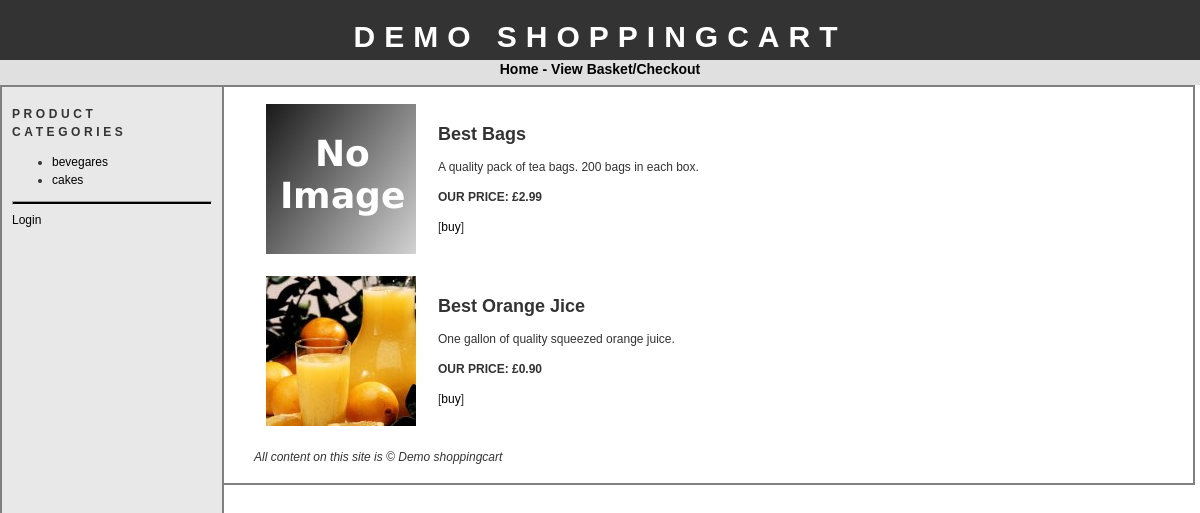
Screenshot of /products.php?id=1 with the database file from the repository.
### tables this page shows
CREATE TABLE IF NOT EXISTS `categories` (
  `id` tinyint(4) NOT NULL AUTO_INCREMENT,
  `name` varchar(20) NOT NULL,
  PRIMARY KEY (`id`)
);

CREATE TABLE IF NOT EXISTS `products` (
  `id` int(11) NOT NULL AUTO_INCREMENT,
  `cat_id` tinyint(4) NOT NULL,
  `name` varchar(100) NOT NULL,
  `description` text NOT NULL,
  `image` varchar(30) NOT NULL,
  `price` float NOT NULL,
  PRIMARY KEY (`id`)
);

### config.php (called while the page is built, shortened)
<?php
    $config_sitename = "Demo shoppingcart";
    $config_basedir = "http://127.0.0.1:81/dmshoppingcart/";
?>

### products.php (the view, shortened to what this page needs)
<?php
	require("conn.php");
	require("header.php");
	$prodcatsql = "SELECT * FROM products WHERE cat_id = " . $_GET['id'] . ";";
	$prodcatres = mysql_query($prodcatsql);
	$numrows = mysql_num_rows($prodcatres);
	if($numrows == 0)
	{
		echo "<h1>No products</h1>";
		echo "There are no products in this category.";
	}
	else
	{
		echo "<table cellpadding='10'>";
		while($prodrow = mysql_fetch_assoc($prodcatres))
		{
			echo "<tr>";
				if(empty($prodrow['image'])) {
					echo "<td><img src='./productimages/dummy.jpg' alt='" . $prodrow['name'] . "'></td>";
				}
				else {
					echo "<td><img src='./productimages/" . $prodrow['image'] . "' alt='" . $prodrow['name'] . "'></td>";
				}
				echo "<td>";
					echo "<h2>" . $prodrow['name'] . "</h2>";
					echo "<p>" . $prodrow['description'];
					echo "<p><strong>OUR PRICE: &pound;" . sprintf('%.2f', $prodrow['price']) . "</strong>";
					echo "<p>[<a href='addtobasket.php?id=" . $prodrow['id'] . "'>buy</a>]";
				echo "</td>";
			echo "</tr>";
		}
		echo "</table>";
	}
	require("footer.php");
?>

### header.php (shortened to what this page needs)
<?php
	require("config.php");
?>
<!DOCTYPE HTML PUBLIC "-//W3C//DTD HTML 4.01 Transitional//EN" "http://www.w3.org/TR/html4/loose.dtd">
<head>
	<link href="stylesheet.css" rel="stylesheet">
</head>
<body>
	<div id="header">
	<h1><?php echo $config_sitename; ?></h1>
	</div>
	<div id="menu">
		<a href="<?php echo $config_basedir; ?>">Home</a> -
		<a href="<?php echo $config_basedir; ?>showcart.php">View Basket/Checkout</a>
	</div>
	<div id="container">
		<div id="bar">
			<?php
				require("bar.php");
				echo "<hr>";
				if(isset($_SESSION['SESS_LOGGEDIN']) == TRUE)
				{
					echo "Logged in as <strong>" . $_SESSION['SESS_USERNAME'] .
					"</strong> [<a href='" . $config_basedir . "logout.php'>logout</a>]";
				}
				else if(isset($_SESSION['SESS_ADMINLOGGEDIN']) == TRUE)
				{
					echo "Hello admin: <strong>" . $_SESSION['SESS_ADMIN_NAME'] .
					" </strong> [<a href='" . $config_basedir . "adminlogout.php'>logout</a>]";
				}
				else
				{
					echo "<a href='" . $config_basedir . "login.php'>Login</a>";
				}
			?>
		</div>
		<div id="main">

### bar.php
<h1>Product Categories</h1>
<ul>
<?php
	$catsql = "SELECT * FROM categories;";
	$catres = mysql_query($catsql);
	while($catrow = mysql_fetch_assoc($catres))
	{
		echo "<li><a href='" . $config_basedir . "/products.php?id=" . $catrow['id'] . "'>"
			. $catrow['name'] . "</a></li>";
	}
?>
</ul>

### footer.php
<?php
	echo "<p><i>All content on this site is &copy; " . $config_sitename . "</i></p>";
?>
</div>
</div>
</body>
</html>

### stylesheet.css (style rules this page uses)
body { font-family: "trebuchet ms", verdana, sans-serif; font-size: 12px; line-height: 1.5em; color: #333; background: #ffffff; margin: 0; padding: 0; text-align: center; width: 100%; }
p { margin-top: 10px; }
hr { color: #eee; background-color: #000; height: 2px; }
a:link { text-decoration: none; color: #000; }
img { border: 0; }
#container { position: absolute; top: 85px; left: 0px; background: #ffffff; margin: 0 auto 0 auto; border-bottom: 1px solid #eee; text-align: left; width: 100%; height: 100%; }
#menu { font-family: "trebuchet ms", verdana, sans-serif; font-size: 14px; font-weight: bold; position: absolute; height: 27px; top: 60px; left: 0px; width: 100%; padding: 0px; color: #000000; background-color: #E0E0E0 ; }
#header { position: absolute; top: 0px; left: 0px; height: 60px; width: 100%; background: #333; padding-top: 8px; }
#header h1 { font-size: 30px; text-transform: uppercase; letter-spacing: 0.3em; color: #fff; }
#main { margin: 0px 5px 5px 5px; padding: 5px 5px 5px 5px; background: #FFFFFF; border:2px gray solid; }
#bar { float: left; width: 200px; background-color:#E8E8E8 ; padding: 10px; margin-right: 30px; height: 100%; border:2px gray solid; }
#bar h1 { font-size: 12px; text-transform: uppercase; letter-spacing: 0.3em; }

### rows the page displays
categories: name "bevegares"
categories: name "cakes"
products: name "Best Bags", description "A quality pack of tea bags. 200 bags in each box.", price "2.99"
products: image (picture), name "Best Orange Jice", description "One gallon of quality squeezed orange juice.", price "0.90"

### other values shown
$config_sitename "DEMO SHOPPINGCART"
$config_sitename "Demo shoppingcart"
